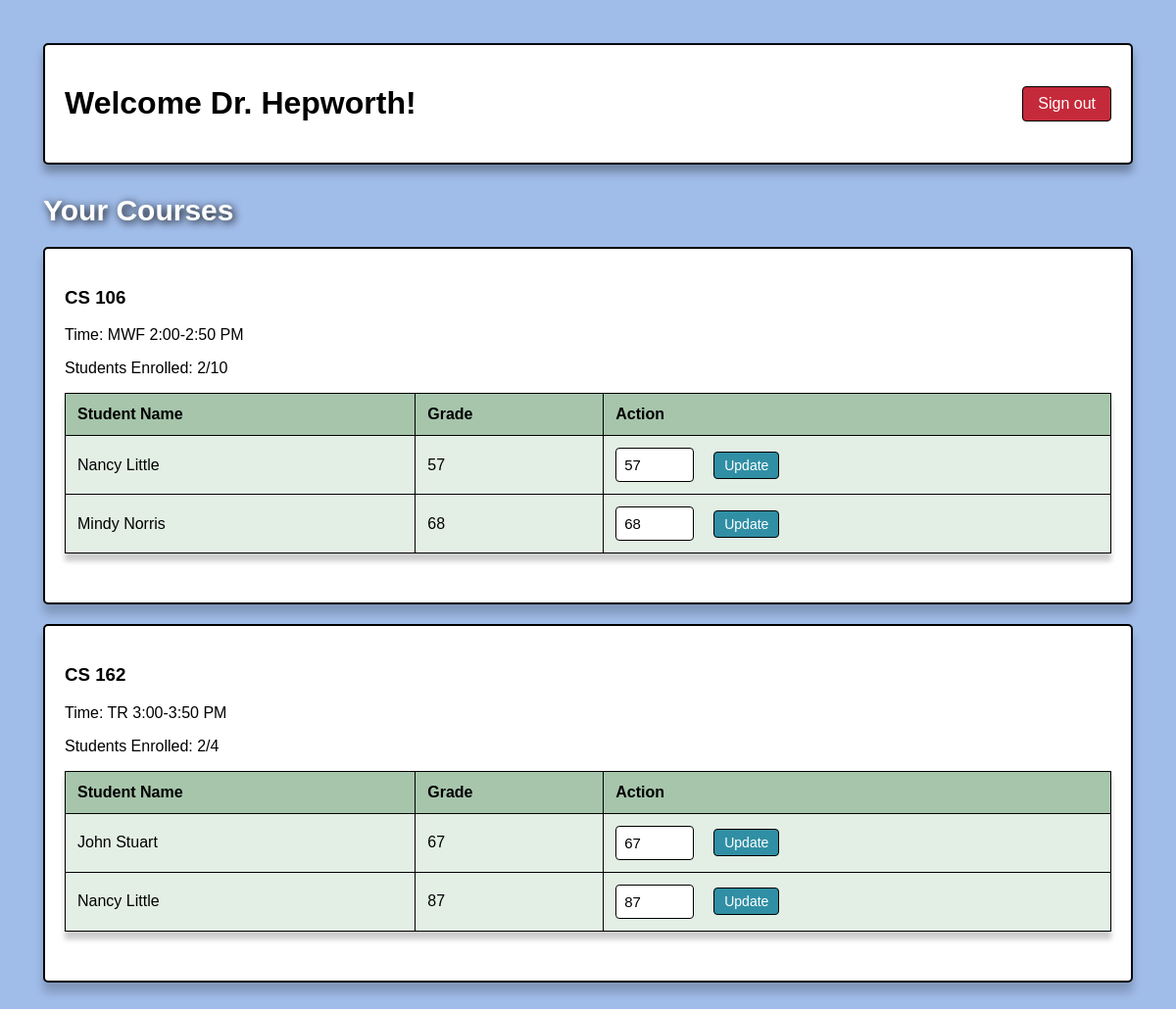
The page /dashboard (signed in) on the database its author committed.
### app.py (models this page shows, shortened)
class User(UserMixin, db.Model):
    id = db.Column(db.Integer, primary_key=True)
    username = db.Column(db.String(80), unique=True, nullable=False)
    password = db.Column(db.String(120), nullable=False)  # Remember we removed password_hash
    role = db.Column(db.String(20), nullable=False)
    display_name = db.Column(db.String(100))

class Course(db.Model):
    id = db.Column(db.Integer, primary_key=True)
    name = db.Column(db.String(100), nullable=False)
    teacher_id = db.Column(db.Integer, db.ForeignKey('user.id'), nullable=False)
    time = db.Column(db.String(50), nullable=False)
    capacity = db.Column(db.Integer, nullable=False)
    teacher = db.relationship('User', backref='courses')

class Enrollment(db.Model):
    id = db.Column(db.Integer, primary_key=True)
    student_id = db.Column(db.Integer, db.ForeignKey('user.id'), nullable=False)
    course_id = db.Column(db.Integer, db.ForeignKey('course.id'), nullable=False)
    grade = db.Column(db.Integer, nullable=True)
    student = db.relationship('User', backref='enrollments')
    course = db.relationship('Course', backref='enrollments')

### app.py (the view)
@app.route('/dashboard')
@login_required
def dashboard():
    if current_user.role == 'student':
        enrollments = Enrollment.query.filter_by(student_id=current_user.id).all()
        courses = Course.query.all()
        return render_template('student_dashboard.html', enrollments=enrollments, courses=courses)
    elif current_user.role == 'teacher':
        courses = Course.query.filter_by(teacher_id=current_user.id).all()
        return render_template('teacher_dashboard.html', courses=courses)
    return redirect(url_for('admin.index'))

### app.py (called while the page is built)
@login_manager.user_loader
def load_user(user_id):
    return User.query.get(int(user_id))

### templates/teacher_dashboard.html (shortened to what this page needs)
<!DOCTYPE html>
<html>
<head>
    <link rel="stylesheet" href="{{ url_for('static', filename='style.css') }}">
</head>
<body>
    <div class="dashboard">
        <header>
            <h1>Welcome {{ current_user.display_name }}!</h1>
            <a href="{{ url_for('logout') }}" class="btn">Sign out</a>
        </header>
        <section class="courses">
            <h2 id = 'teacher-courses-title'>Your Courses</h2>
            {% for course in courses %}
            <div class="course-section">
                <h3>{{ course.name }}</h3>
                <p>Time: {{ course.time }}</p>
                <p>Students Enrolled: {{ course.enrollments|length }}/{{ course.capacity }}</p>
                <table>
                    <thead>
                        <tr>
                            <th>Student Name</th>
                            <th>Grade</th>
                            <th>Action</th>
                        </tr>
                    </thead>
                    <tbody>
                        {% for enrollment in course.enrollments %}
                        <tr>
                            <td>{{ enrollment.student.display_name }}</td>
                            <td>{{ enrollment.grade if enrollment.grade else 'N/A' }}</td>
                            <td>
                                <form class="grade-form" method="POST" action="{{ url_for('update_grade', enrollment_id=enrollment.id) }}">
                                    <input type="number" name="grade" value="{{ enrollment.grade }}" min="0" max="100">
                                    <button type="submit">Update</button>
                                </form>
                            </td>
                        </tr>
                        {% endfor %}
                    </tbody>
                </table>
            </div>
            {% endfor %}
        </section>
    </div>
</body>
</html>

### static/style.css (style rules this page uses)
body { font-family: Georgia, sans-serif; margin: 0; padding: 2%; background-color: #a0bce9; }
input { width: 100%; padding: 8px; border: 1px solid #ddd; border-radius: 4px; box-sizing: border-box; border: 1px solid black; font-size: 15px; }
button { background-color: #308fa4; color: white; padding: 10px 15px; border: none; border-radius: 4px; cursor: pointer; border: 1px solid black; }
.dashboard { max-width: 1200px; margin: 0 auto; padding: 20px; }
header { display: flex; justify-content: space-between; align-items: center; margin-bottom: 30px; padding: 20px; background-color: white; border-radius: 5px; box-shadow: 0 8px 8px rgba(0, 0, 0, 0.3); border: 2px solid black; }
.btn { text-decoration: none; color: white; background-color: #c52a3a; padding: 8px 15px; border-radius: 4px; border: 1px solid black; font-family: Georgia, sans-serif; }
table { width: 100%; border-collapse: collapse; margin-bottom: 30px; background-color: white; box-shadow: 0 8px 5px rgba(0, 0, 0, 0.2); border: 1px solid black; }
th, td { padding: 12px; text-align: left; border-bottom: 1px solid #ddd; border: 1px solid black; }
th { background-color: #a6c5ab; font-weight: bold; }
td { background-color: #e3efe5; }
#teacher-courses-title { color: white; font-weight: bold; font-size: 30px; text-shadow: 2px 2px 8px rgba(0, 0, 0, 1.5); }
.course-section { background-color: white; padding: 20px; margin-bottom: 20px; border-radius: 5px; box-shadow: 0 10px 10px rgba(0, 0, 0, 0.2); border: 2px solid black; }
h2 { color: #333; margin-top: 30px; margin-bottom: 20px; }
input[type="number"] { width: 80px; margin-right: 10px; }
.grade-form { display: flex; align-items: center; gap: 10px; }
.grade-form button { padding: 5px 10px; font-size: 14px; }

### rows shown on the page
User: display_name "Dr. Hepworth"
Course: name "CS 106", time "MWF 2:00-2:50 PM", enrollments|length "2", capacity "10"
Enrollment: student.display_name "Nancy Little", grade "57"
Enrollment: student.display_name "Mindy Norris", grade "68"
Course: name "CS 162", time "TR 3:00-3:50 PM", enrollments|length "2", capacity "4"
Enrollment: student.display_name "John Stuart", grade "67"
Enrollment: student.display_name "Nancy Little", grade "87"
